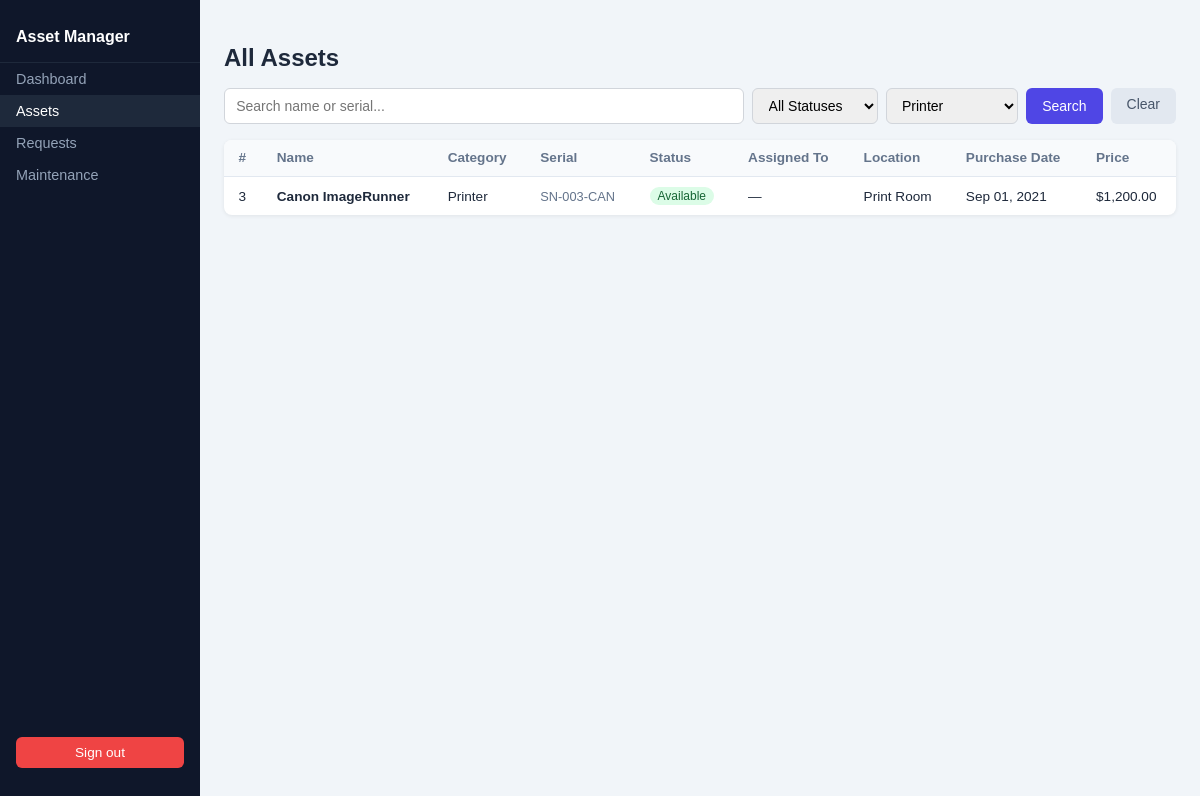
The app's page /manager/assets.php?category=3 (signed in) with its own data.
### tables this page shows
CREATE TABLE assets (
  id             INT AUTO_INCREMENT PRIMARY KEY,
  name           VARCHAR(150) NOT NULL,
  serial_number  VARCHAR(100) UNIQUE,
  category_id    INT,
  assigned_to    INT,                             
  status         ENUM('available','in_use','maintenance','retired')
                   NOT NULL DEFAULT 'available',
  location       VARCHAR(150),
  purchase_date  DATE,
  purchase_price DECIMAL(10,2),
  notes          TEXT,
  created_at     TIMESTAMP DEFAULT CURRENT_TIMESTAMP,
  updated_at     TIMESTAMP DEFAULT CURRENT_TIMESTAMP
                   ON UPDATE CURRENT_TIMESTAMP,

  CONSTRAINT fk_assets_category
    FOREIGN KEY (category_id) REFERENCES categories(id)
    ON DELETE SET NULL,

  CONSTRAINT fk_assets_user
    FOREIGN KEY (assigned_to) REFERENCES users(id)
    ON DELETE SET NULL
);

CREATE TABLE categories (
  id          INT AUTO_INCREMENT PRIMARY KEY,
  name        VARCHAR(100) NOT NULL UNIQUE,
  description TEXT,
  created_at  TIMESTAMP DEFAULT CURRENT_TIMESTAMP
);

### manager/assets.php (the view, shortened to what this page needs)
<?php
require_once '../db.php';
$search        = trim($_GET['q'] ?? '');
$filter_status = $_GET['status'] ?? 'all';
$filter_cat    = intval($_GET['category'] ?? 0);
$where_parts = [];
if ($filter_cat > 0)      $where_parts[] = "a.category_id = $filter_cat";
$where = $where_parts ? 'WHERE '.implode(' AND ', $where_parts) : '';
$assets      = $conn->query("SELECT a.*,c.name AS category_name,u.name AS assigned_user FROM assets a LEFT JOIN categories c ON c.id=a.category_id LEFT JOIN users u ON u.id=a.assigned_to $where ORDER BY a.name ASC");
$categories  = $conn->query('SELECT * FROM categories ORDER BY name');
$pending_req = $conn->query("SELECT COUNT(*) AS c FROM asset_requests WHERE status='pending'")->fetch_assoc()['c'];
?>
<!DOCTYPE html>
<html lang="en">
<head>
</head>
<body>
<aside class="sidebar">
  <div class="brand">Asset Manager</div>
  <nav>
    <a href="dashboard.php">Dashboard</a>
    <a href="assets.php" class="active">Assets</a>
    <a href="requests.php">Requests <?= $pending_req > 0 ? "($pending_req)" : '' ?></a>
    <a href="maintenance.php">Maintenance</a>
  </nav>
  <div class="logout"><a href="../logout.php">Sign out</a></div>
</aside>
<main class="main">
  <h2>All Assets</h2>
  <form method="GET">
    <div class="filter-bar">
      <input type="text" name="q" value="<?=htmlspecialchars($search)?>" placeholder="Search name or serial...">
      <select name="status">
        <option value="all" <?=$filter_status==='all'?'selected':''?>>All Statuses</option>
      </select>
      <select name="category">
        <?php while($cat=$categories->fetch_assoc()): ?>
          <option value="<?=$cat['id']?>" <?=$filter_cat==$cat['id']?'selected':''?>><?=htmlspecialchars($cat['name'])?></option>
        <?php endwhile; ?>
      </select>
      <button type="submit" class="btn-search">Search</button>
      <a href="assets.php" class="btn-clear">Clear</a>
    </div>
  </form>
  <div class="card">
    <table>
      <thead>
        <tr><th>#</th><th>Name</th><th>Category</th><th>Serial</th><th>Status</th><th>Assigned To</th><th>Location</th><th>Purchase Date</th><th>Price</th></tr>
      </thead>
      <tbody>
        <?php if($assets->num_rows===0): ?>
          <tr><td colspan="9" class="empty">No assets found.</td></tr>
        <?php else: ?>
          <?php while($row=$assets->fetch_assoc()): ?>
          <tr>
            <td><?=$row['id']?></td>
            <td><strong><?=htmlspecialchars($row['name'])?></strong></td>
            <td><?=htmlspecialchars($row['category_name']??'—')?></td>
            <td style="font-size:.8rem;color:#64748b"><?=htmlspecialchars($row['serial_number']??'—')?></td>
            <td><span class="badge <?=$row['status']?>"><?=ucfirst(str_replace('_',' ',$row['status']))?></span></td>
            <td><?=htmlspecialchars($row['assigned_user']??'—')?></td>
            <td><?=htmlspecialchars($row['location']??'—')?></td>
            <td><?=$row['purchase_date']?date('M d, Y',strtotime($row['purchase_date'])):'—'?></td>
            <td><?=$row['purchase_price']?'$'.number_format($row['purchase_price'],2):'—'?></td>
          </tr>
          <?php endwhile; ?>
        <?php endif; ?>
      </tbody>
    </table>
  </div>
</main>
</body>
</html>

### manager/assets.php (style rules this page uses)
body { font-family:sans-serif;display:flex;min-height:100vh;margin:0;background:#f1f5f9;color:#1e293b }
.sidebar { width:200px;background:#0f172a;padding:1rem 0;display:flex;flex-direction:column }
.sidebar .brand { color:#fff;font-weight:700;padding:.75rem 1rem 1rem;border-bottom:1px solid #1e293b }
.sidebar nav a { display:block;color:#94a3b8;text-decoration:none;padding:.5rem 1rem;font-size:.9rem }
.sidebar nav a:hover,.sidebar nav a.active { background:#1e293b;color:#fff }
.sidebar .logout { margin-top:auto;padding:1rem }
.sidebar .logout a { display:block;text-align:center;background:#ef4444;color:#fff;padding:.5rem;border-radius:6px;text-decoration:none;font-size:.85rem }
.main { flex:1;padding:1.5rem;overflow-x:auto }
h2 { margin-bottom:1rem }
.filter-bar { display:flex;gap:8px;margin-bottom:1rem;flex-wrap:wrap }
.filter-bar input,.filter-bar select { padding:.5rem .7rem;border:1px solid #d1d5db;border-radius:6px;font-size:.875rem }
.filter-bar input { flex:1;min-width:150px }
.btn-search { padding:.5rem 1rem;background:#4f46e5;color:#fff;border:none;border-radius:6px;cursor:pointer;font-size:.875rem }
.btn-clear { padding:.5rem 1rem;background:#e2e8f0;color:#475569;border:none;border-radius:6px;cursor:pointer;font-size:.875rem;text-decoration:none }
.card { background:#fff;border-radius:8px;box-shadow:0 1px 4px rgba(0,0,0,.07);overflow:hidden }
table { width:100%;border-collapse:collapse;font-size:.85rem }
th { background:#f8fafc;padding:.65rem .9rem;text-align:left;border-bottom:1px solid #e2e8f0;color:#64748b;font-weight:600 }
td { padding:.65rem .9rem;border-bottom:1px solid #f1f5f9 }
tr:last-child td { border-bottom:none }
.badge { display:inline-block;padding:2px 8px;border-radius:20px;font-size:.75rem;font-weight:500 }
.badge.available { background:#dcfce7;color:#166534 }

### records on screen
assets: id "3", name "Canon ImageRunner", category.name "Printer", serial_number "SN-003-CAN", status "Available", assigned_user "—", location "Print Room", purchase_date "Sep 01, 2021", purchase_price "1,200.00"

### other values on screen
form field category "Printer"
